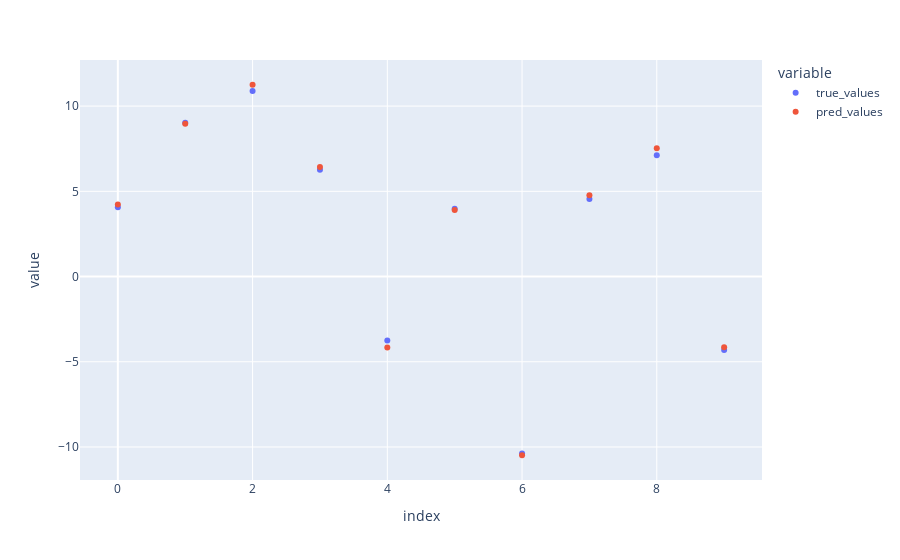

Source (notebook cell):
### Markdown cell above
### Predict

### Code cell
y_pred = lr.predict(X_test)
px.scatter(pd.DataFrame({"true_values": y_test, "pred_values": y_pred}))

### Figure 1 — Plotly figure (JSON) as saved in the notebook; plotly's stock layout.template omitted (floating-point values rounded to 4 significant figures)
{"data": [{"hovertemplate": "variable=true_values<br>index=%{x}<br>value=%{y}<extra></extra>", "legendgroup": "true_values", "marker": {"color": "#636efa", "symbol": "circle"}, "mode": "markers", "name": "true_values", "orientation": "v", "showlegend": true, "type": "scatter", "x": [0, 1, 2, 3, 4, 5, 6, 7, 8, 9], "xaxis": "x", "y": [4.068, 9.024, 10.88, 6.269, -3.747, 3.974, -10.38, 4.552, 7.115, -4.315], "yaxis": "y"}, {"hovertemplate": "variable=pred_values<br>index=%{x}<br>value=%{y}<extra></extra>", "legendgroup": "pred_values", "marker": {"color": "#EF553B", "symbol": "circle"}, "mode": "markers", "name": "pred_values", "orientation": "v", "showlegend": true, "type": "scatter", "x": [0, 1, 2, 3, 4, 5, 6, 7, 8, 9], "xaxis": "x", "y": [4.225, 8.962, 11.25, 6.433, -4.165, 3.903, -10.48, 4.765, 7.523, -4.151], "yaxis": "y"}], "layout": {"legend": {"title": {"text": "variable"}, "tracegroupgap": 0}, "margin": {"t": 60}, "xaxis": {"anchor": "y", "domain": [0, 1], "title": {"text": "index"}}, "yaxis": {"anchor": "x", "domain": [0, 1], "title": {"text": "value"}}}}
